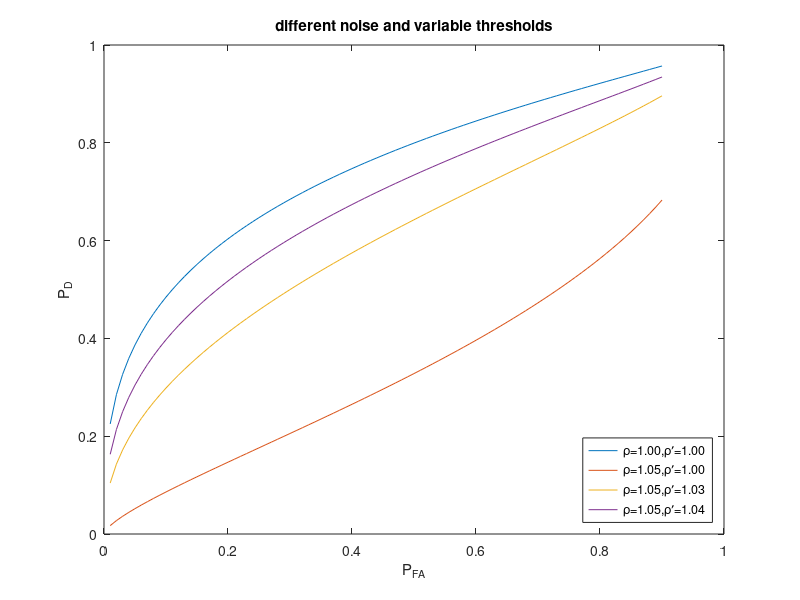

Write MATLAB code to recreate this figure.
L=1500;
snr_dB = -15;

snr = 10.^(snr_dB./10);

Pf = 0.01:0.01:0.9; % Pf = Probability of False Alarm
thresh = (qfuncinv(Pf)./sqrt(L))+ 1;
Pd_the = qfunc(((thresh - (snr + 1)).*sqrt(L))./(sqrt(2).*(snr + 1)));
 
 Pd_the2 = qfunc(((thresh - (snr + (1/1.05))).*sqrt(L))./(sqrt(2).*(snr + (1/1.05))));

 Pd_the3 = qfunc(((thresh/1.03 - (snr + (1/1.05))).*sqrt(L))./(sqrt(2).*(snr + (1/1.05))));
 Pd_the4 = qfunc(((thresh/1.04 - (snr + (1/1.05))).*sqrt(L))./(sqrt(2).*(snr + (1/1.05))));
 figure 
plot(Pf,Pd_the,Pf,Pd_the2,Pf,Pd_the3,Pf,Pd_the4)

hold on


title('different noise and variable thresholds')
ylabel('P_D')
xlabel('P_{FA}')
legend('\rho=1.00,\rho\prime=1.00','\rho=1.05,\rho\prime=1.00','\rho=1.05,\rho\prime=1.03','\rho=1.05,\rho\prime=1.04','Location','southeast')
hold on